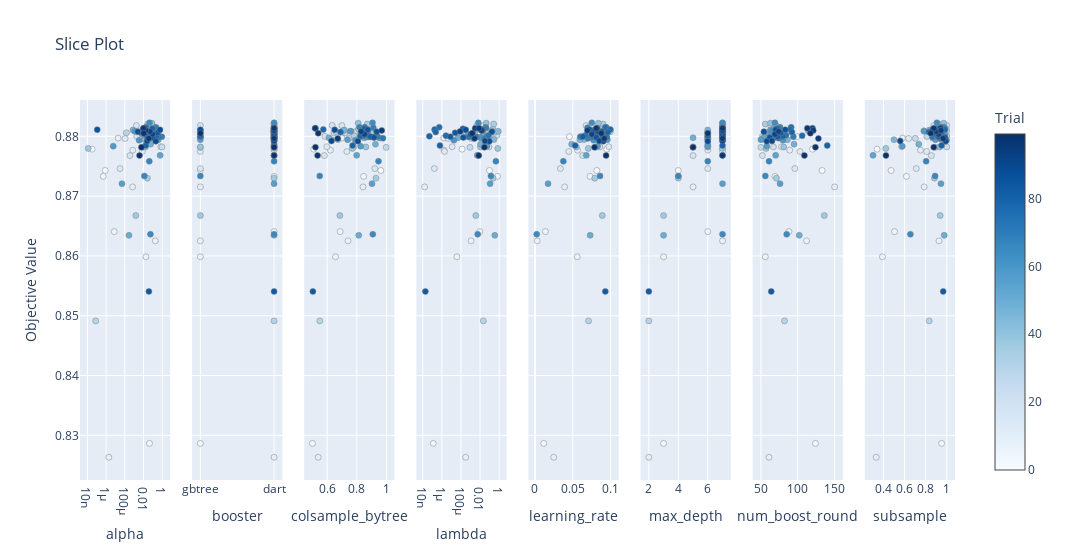

This figure's notebook cell:
### Code cell
optuna.visualization.plot_slice(study_xg_unbalanced, params=['booster', 'lambda', 'alpha', 'subsample', 'colsample_bytree', 'max_depth', 'learning_rate', 'num_boost_round'])
